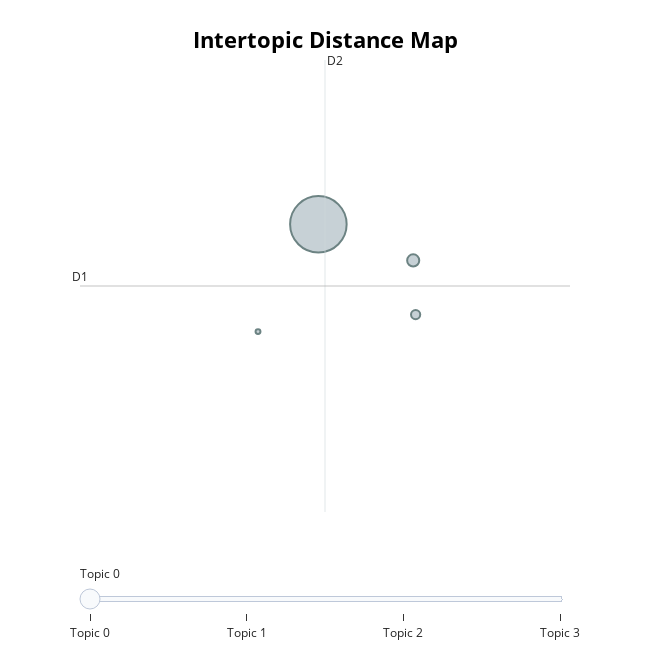

This figure's notebook cell:
### Code cell
topic_model.visualize_topics()

### Figure 1 — Plotly figure (JSON) as saved in the notebook; plotly's stock layout.template omitted (floating-point values rounded to 4 significant figures)
{"data": [{"customdata": [[0, "the | to | and | was | in", 3337], [1, "the | to | and | was | in", 153], [2, "the | to | and | on | of", 89], [3, "the | and | to | was | on", 25]], "hovertemplate": "<b>Topic %{customdata[0]}</b><br>%{customdata[1]}<br>Size: %{customdata[2]}", "legendgroup": "", "marker": {"color": "#B0BEC5", "line": {"color": "DarkSlateGrey", "width": 2}, "size": [3337, 153, 89, 25], "sizemode": "area", "sizeref": 2.086, "symbol": "circle"}, "mode": "markers", "name": "", "orientation": "v", "showlegend": false, "type": "scatter", "x": [-5.563, -5.095, -5.083, -5.861], "xaxis": "x", "y": [-19.68, -20.33, -21.31, -21.61], "yaxis": "y"}], "layout": {"annotations": [{"showarrow": false, "text": "D1", "x": -6.74, "y": -20.79, "yshift": 10}, {"showarrow": false, "text": "D2", "x": -5.53, "xshift": 10, "y": -16.73}], "height": 650, "hoverlabel": {"bgcolor": "white", "font": {"family": "Rockwell", "size": 16}}, "legend": {"itemsizing": "constant", "tracegroupgap": 0}, "margin": {"t": 60}, "shapes": [{"line": {"color": "#CFD8DC", "width": 2}, "type": "line", "x0": -5.53, "x1": -5.53, "y0": -24.85, "y1": -16.73}, {"line": {"color": "#9E9E9E", "width": 2}, "type": "line", "x0": -6.74, "x1": -4.32, "y0": -20.79, "y1": -20.79}], "sliders": [{"active": 0, "pad": {"t": 50}, "steps": [{"args": [{"marker.color": [["red", "#B0BEC5", "#B0BEC5", "#B0BEC5"]]}], "label": "Topic 0", "method": "update"}, {"args": [{"marker.color": [["#B0BEC5", "red", "#B0BEC5", "#B0BEC5"]]}], "label": "Topic 1", "method": "update"}, {"args": [{"marker.color": [["#B0BEC5", "#B0BEC5", "red", "#B0BEC5"]]}], "label": "Topic 2", "method": "update"}, {"args": [{"marker.color": [["#B0BEC5", "#B0BEC5", "#B0BEC5", "red"]]}], "label": "Topic 3", "method": "update"}]}], "title": {"font": {"color": "Black", "size": 22}, "text": "<b>Intertopic Distance Map</b>", "x": 0.5, "xanchor": "center", "y": 0.95, "yanchor": "top"}, "width": 650, "xaxis": {"anchor": "y", "domain": [0, 1], "range": [-6.74, -4.32], "title": {"text": ""}, "visible": false}, "yaxis": {"anchor": "x", "domain": [0, 1], "range": [-24.85, -16.73], "title": {"text": ""}, "visible": false}}}
